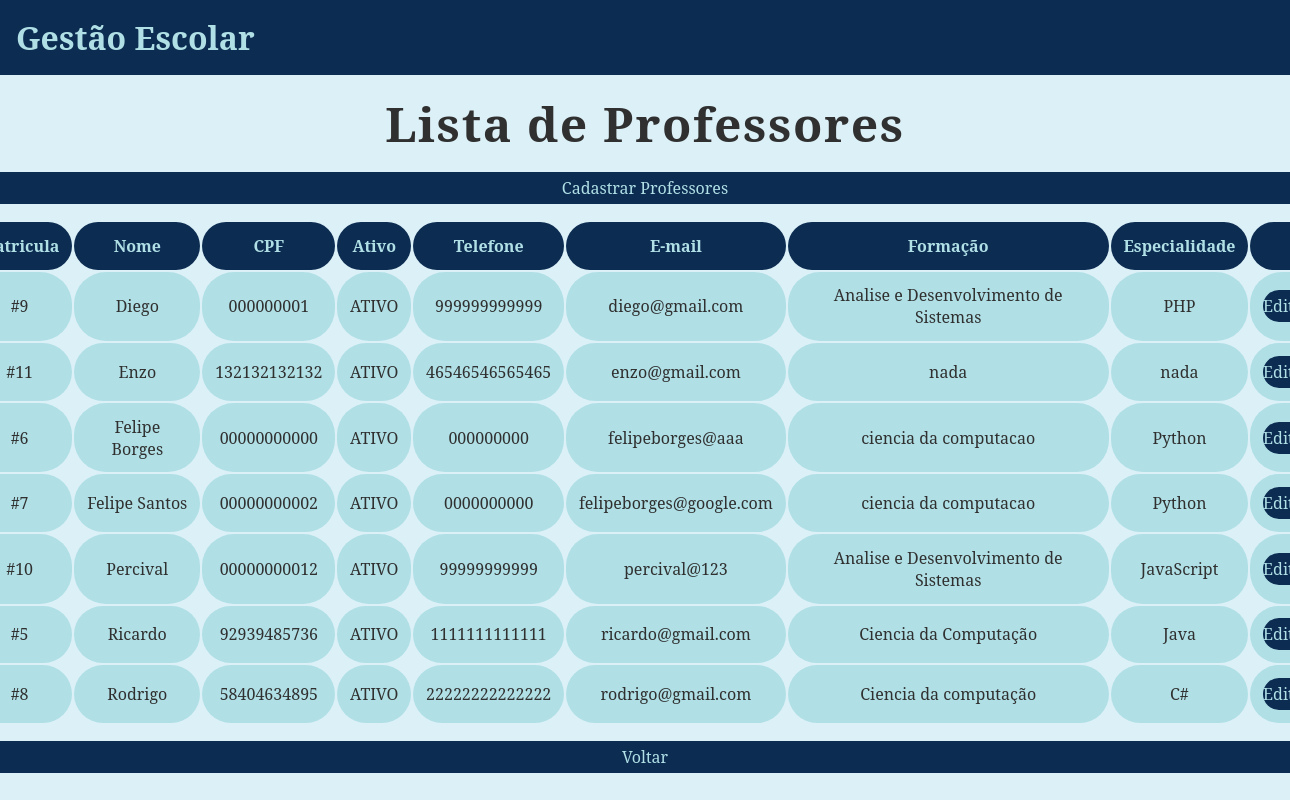
The app's page /listar/professores, older data.
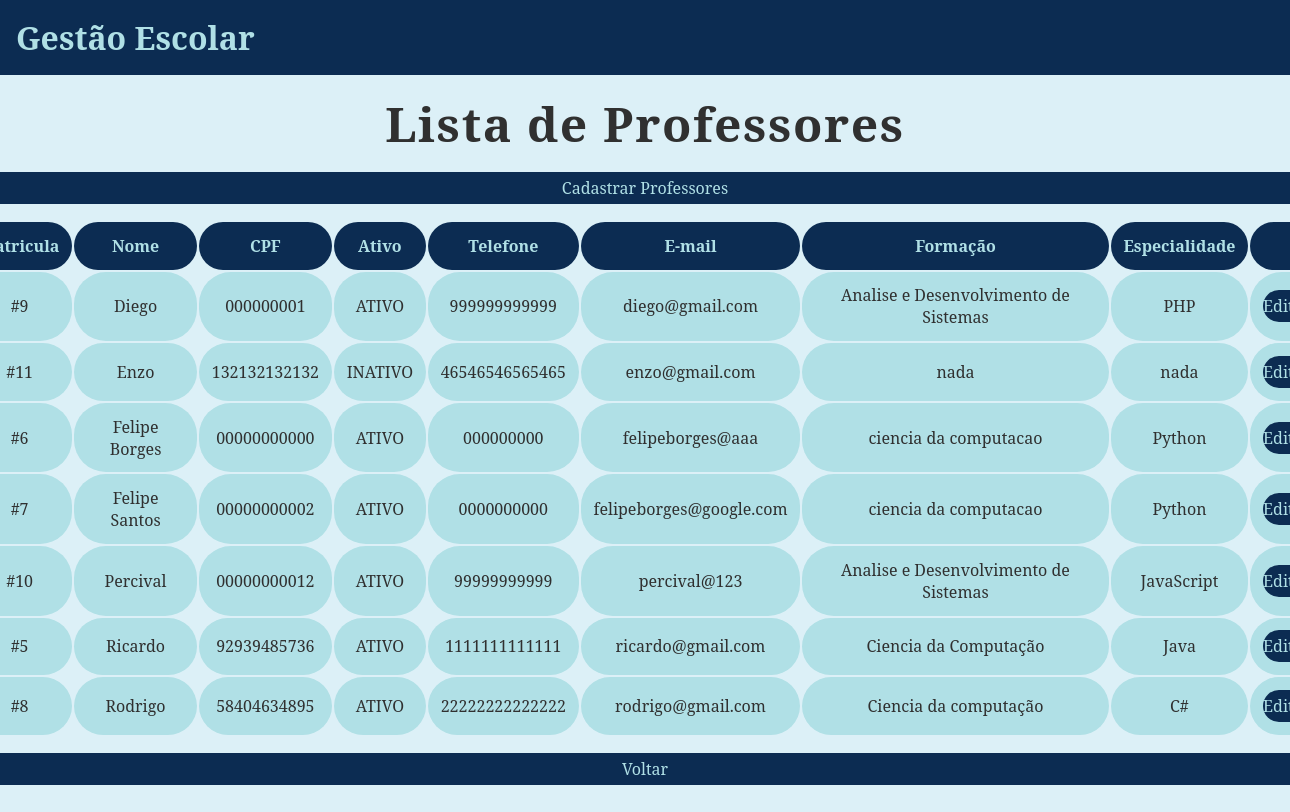
The same page, newer data.
### tables this page shows
CREATE TABLE Professores (Matricula INTEGER PRIMARY KEY AUTOINCREMENT, Nome VARCHAR (255) NOT NULL, CPF VARCHAR (11) NOT NULL UNIQUE, Ativo BOOLEAN DEFAULT (1), Telefone VARCHAR (11), Email VARCHAR (255), Formacao VARCHAR (255), Especialidade VARCHAR (255));

### index.py (the view)
@app.route ("/listar/professores")
def listar_professores():
    professores = Professor.listar()
    return render_template ("listar_professores.html", professores=professores)

### professor.py (called while the page is built)
    @classmethod
    def listar(cls):
        conexao = sqlite3.connect("gestao_escolar.db")
        cursor = conexao.cursor()
        sql = """
            SELECT *
            FROM Professores
            ORDER BY nome
        """
        cursor.execute(sql)
        lista_professores = cursor.fetchall()
        conexao.close()
        return lista_professores

### templates/listar_professores.html
{% extends "base.html" %}
{% block conteudo %}
<div class="conteudo-principal">
    <h2>Lista de Professores</h2>
    <div class="conteudo-tabela">
        <a href="/cadastro/professores" class="botao-primario">Cadastrar Professores</a>
        <table>
            <tr>
                <th>Matricula</th>
                <th>Nome</th>
                <th>CPF</th>
                <th>Ativo</th>
                <th>Telefone</th>
                <th>E-mail</th>
                <th>Formação</th>
                <th>Especialidade</th>
                <th></th>
            </tr>
            {% for professor in professores %}
                <tr>
                    <td>#{{professor[0]}}</td>
                    <td>{{professor[1]}}</td>
                    <td>{{professor[2]}}</td>
                    {% if professor[3] %}
                        <td>ATIVO</td>
                    {% else %}
                        <td>INATIVO</td>
                    {% endif %}
                    <td>{{professor[4]}}</td>
                    <td>{{professor[5]}}</td>
                    <td>{{professor[6]}}</td>
                    <td>{{professor[7]}}</td>
                    <td><a href="/editar/professor/{{ professor[0] }}" class="botao-primario">Editar</a></td>
                </tr>
            {% endfor %}
        </table>
        <a href="/" class="botao-primario">Voltar</a>
    </div>
</div>
{% endblock %}

Row changes from the older to the newer data that the page shows:
changed Professores "Enzo": Ativo "ATIVO" → "INATIVO"
